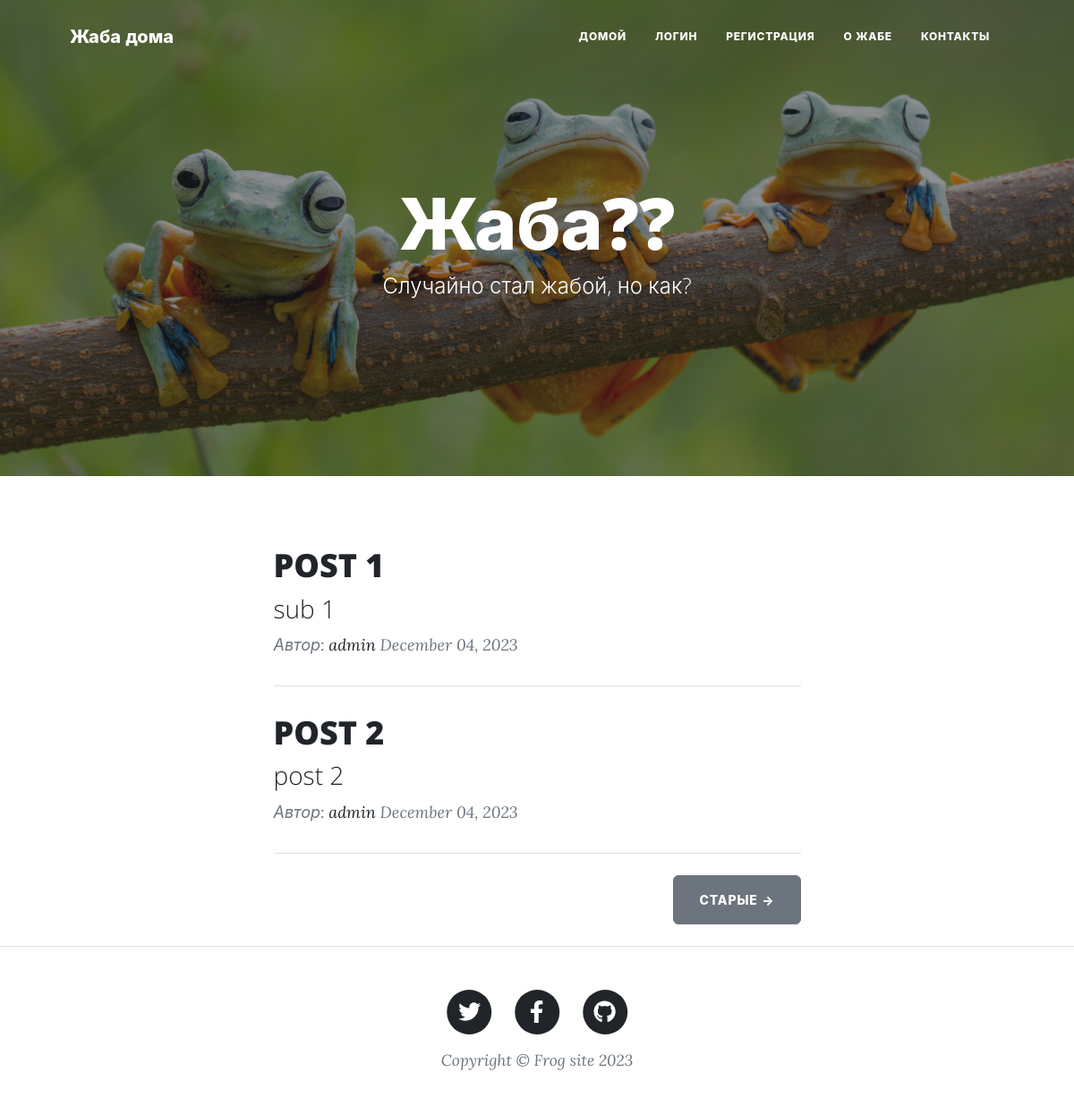
The app's page /, older data.
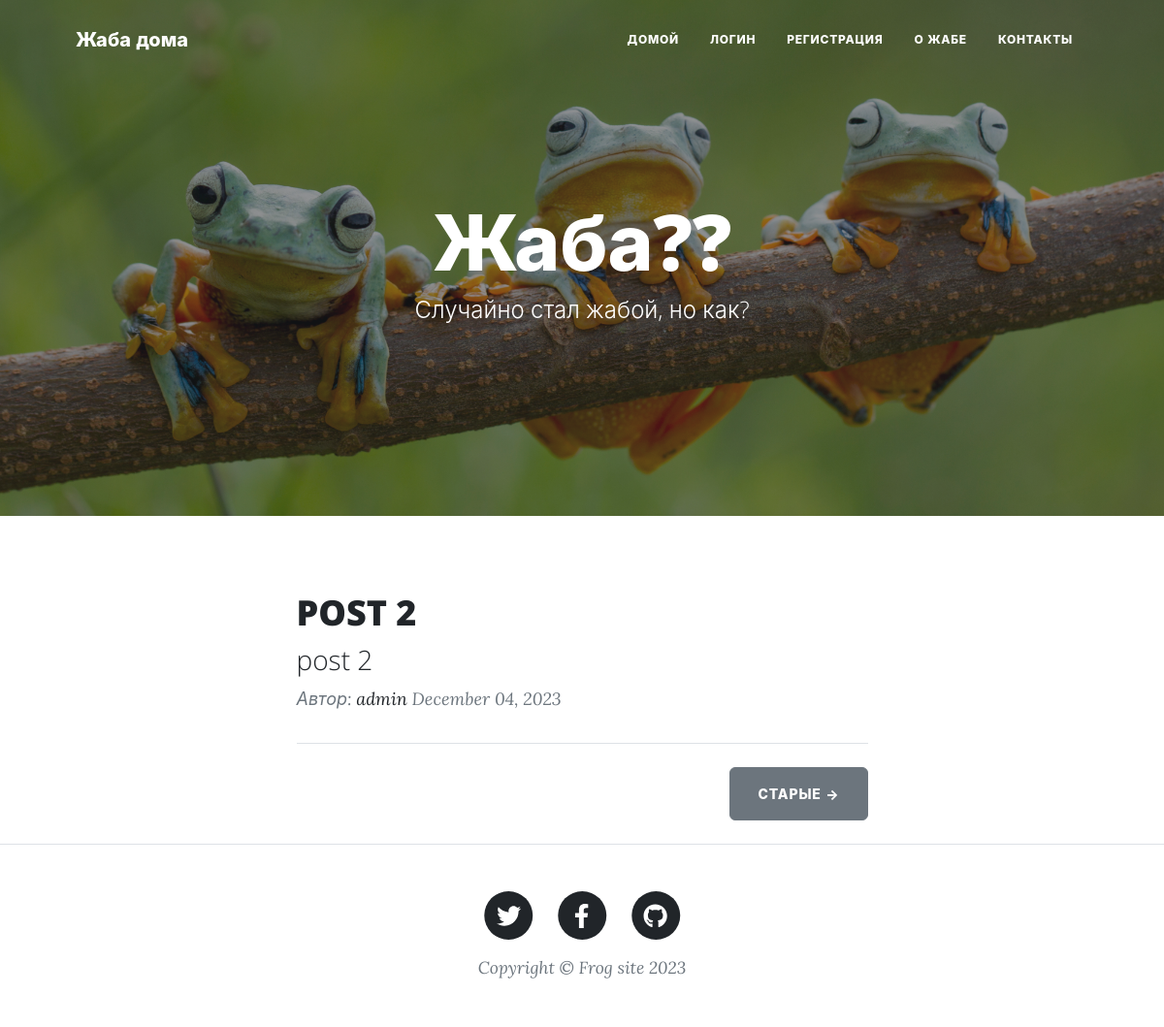
The same page, newer data.
### blog_dev/models.py (models this page shows)
class Base(DeclarativeBase):
    pass

class BlogPost(Base):
    __tablename__ = "blog_posts"
    id: Mapped[int] = mapped_column(primary_key=True)
    title = mapped_column(String(250), unique=True, nullable=False)
    subtitle = mapped_column(String(250), nullable=False)
    date = mapped_column(String(250), nullable=False)
    body = mapped_column(Text, nullable=False)
    author_id: Mapped[int] = mapped_column(ForeignKey("user.id"))
    author: Mapped["User"] = relationship(back_populates="post")
    img_url = mapped_column(String(250), nullable=False)
    comments_from_post: Mapped[List["Comment"]] = relationship(back_populates="post_with_comment", cascade="all, delete")

class User(UserMixin, Base):
    __tablename__ = "user"
    id: Mapped[int] = mapped_column(primary_key=True)
    email = mapped_column(String(250), unique=True, nullable=False)
    password = mapped_column(String(250), nullable=False)
    name = mapped_column(String(250), nullable=False)
    post: Mapped[List["BlogPost"]] = relationship(back_populates="author")
    user_comments: Mapped[List['Comment']] = relationship(back_populates="comment_author")

### blog_dev/main/main.py (the view)
@main_blueprint.route('/')
def get_all_posts():
    result = db.session.execute(db.select(BlogPost))
    posts = result.scalars().all()
    return render_template("index.html", all_posts=posts)

### blog_dev/templates/index.html (shortened to what this page needs)
{% include "header.html" %}
<header
  class="masthead"
  style="background-image: url('../static/assets/img/home-bg.jpg')"
>
  <div class="container position-relative px-4 px-lg-5">
    <div class="row gx-4 gx-lg-5 justify-content-center">
      <div class="col-md-10 col-lg-8 col-xl-7">
        <div class="site-heading">
          <h1>Жаба??</h1>
          <span class="subheading">Случайно стал жабой, но как?</span>
        </div>
      </div>
    </div>
  </div>
</header>
<div class="container px-4 px-lg-5">
  <div class="row gx-4 gx-lg-5 justify-content-center">
    <div class="col-md-10 col-lg-8 col-xl-7">
      {% for post in all_posts %}
      <div class="post-preview">
        <a href="{{ url_for('post_blueprint.show_post', post_id=post.id) }}">
          <h2 class="post-title">{{ post.title }}</h2>
          <h3 class="post-subtitle">{{ post.subtitle }}</h3>
        </a>
        <p class="post-meta">
          Автор:
          <a href="#">{{post.author.name}}</a>
            {{post.date}}
        </p>
      </div>
      <hr class="my-4" />
      {% endfor %}
      <div class="d-flex justify-content-end mb-4">
        <a class="btn btn-secondary text-uppercase" href="#!">Старые →</a>
      </div>
    </div>
  </div>
</div>
{% include "footer.html" %}

### blog_dev/templates/header.html (shortened to what this page needs)
<!DOCTYPE html>
<html lang="en">
  <head>
    {% block styles %}
    {{ bootstrap.load_css() }}
    <link
      href="{{ url_for('static', filename='css/styles.css') }}"
      rel="stylesheet"
    />
    {% endblock %}
  </head>
  <body>
    <nav class="navbar navbar-expand-lg navbar-light" id="mainNav">
      <div class="container px-4 px-lg-5">
        <a class="navbar-brand" href="/">Жаба дома</a>
        <div class="collapse navbar-collapse" id="navbarResponsive">
          <ul class="navbar-nav ms-auto py-4 py-lg-0">
            <li class="nav-item">
              <a
                class="nav-link px-lg-3 py-3 py-lg-4"
                href="{{ url_for('main_blueprint.get_all_posts') }}"
                >Домой</a
              >
            </li>
            {%if not current_user.is_authenticated:%}
            <li class="nav-item">
              <a
                class="nav-link px-lg-3 py-3 py-lg-4"
                href="{{ url_for('login_blueprint.login') }}"
                >Логин</a
              >
            </li>
            <li class="nav-item">
              <a
                class="nav-link px-lg-3 py-3 py-lg-4"
                href="{{ url_for('login_blueprint.register') }}"
                >Регистрация</a
              >
            </li>
            {% endif %}
            <li class="nav-item">
              <a
                class="nav-link px-lg-3 py-3 py-lg-4"
                href="{{ url_for('main_blueprint.about') }}"
                >О жабе</a
              >
            </li>
            <li class="nav-item">
              <a
                class="nav-link px-lg-3 py-3 py-lg-4"
                href="{{ url_for('main_blueprint.contact') }}"
                >Контакты</a
              >
            </li>
          </ul>
        </div>
      </div>
    </nav>
  </body>
</html>

### blog_dev/templates/footer.html (shortened to what this page needs)
        <footer class="border-top">
          <div class="container px-4 px-lg-5">
              <div class="row gx-4 gx-lg-5 justify-content-center">
                  <div class="col-md-10 col-lg-8 col-xl-7">
                      <ul class="list-inline text-center">
                          <li class="list-inline-item">
                              <a href="#!">
                                  <span class="fa-stack fa-lg">
                                      <i class="fas fa-circle fa-stack-2x"></i>
                                      <i class="fab fa-twitter fa-stack-1x fa-inverse"></i>
                                  </span>
                              </a>
                          </li>
                          <li class="list-inline-item">
                              <a href="#!">
                                  <span class="fa-stack fa-lg">
                                      <i class="fas fa-circle fa-stack-2x"></i>
                                      <i class="fab fa-facebook-f fa-stack-1x fa-inverse"></i>
                                  </span>
                              </a>
                          </li>
                          <li class="list-inline-item">
                              <a href="https://github.com/SadKoldun">
                                  <span class="fa-stack fa-lg">
                                      <i class="fas fa-circle fa-stack-2x"></i>
                                      <i class="fab fa-github fa-stack-1x fa-inverse"></i>
                                  </span>
                              </a>
                          </li>
                      </ul>
                      <div class="small text-center text-muted fst-italic">Copyright &copy; Frog site 2023</div>
                  </div>
              </div>
          </div>
      </footer>
  </body>
</html>

Row changes from the older to the newer data that the page shows:
removed BlogPost: title "POST 1", subtitle "sub 1", author.name "admin", date "December 04, 2023"
